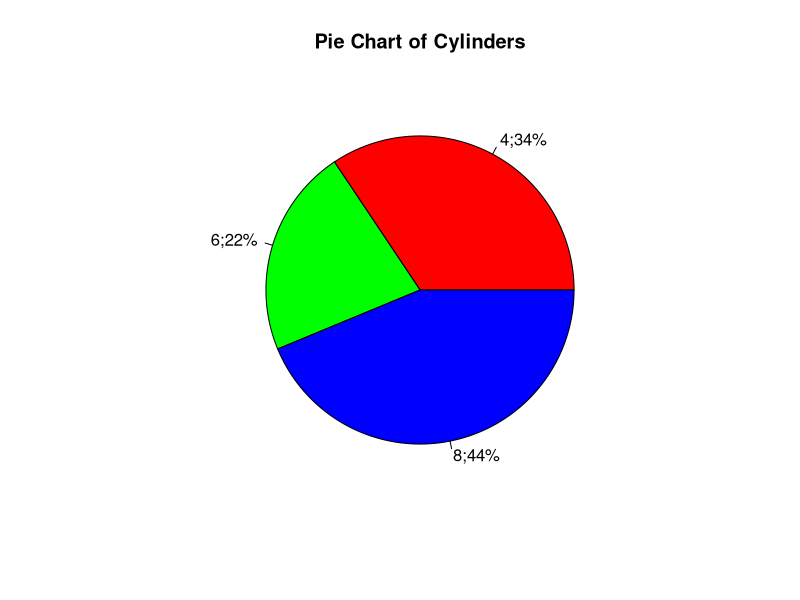
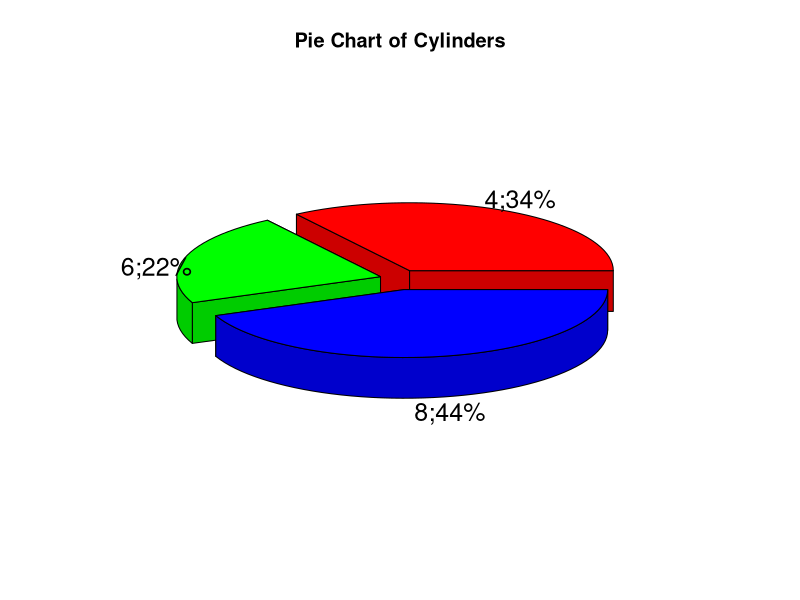
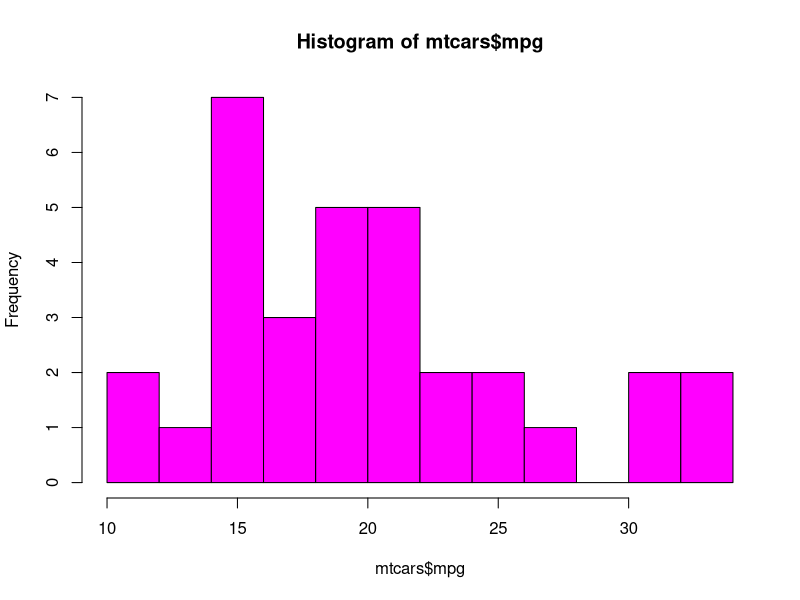
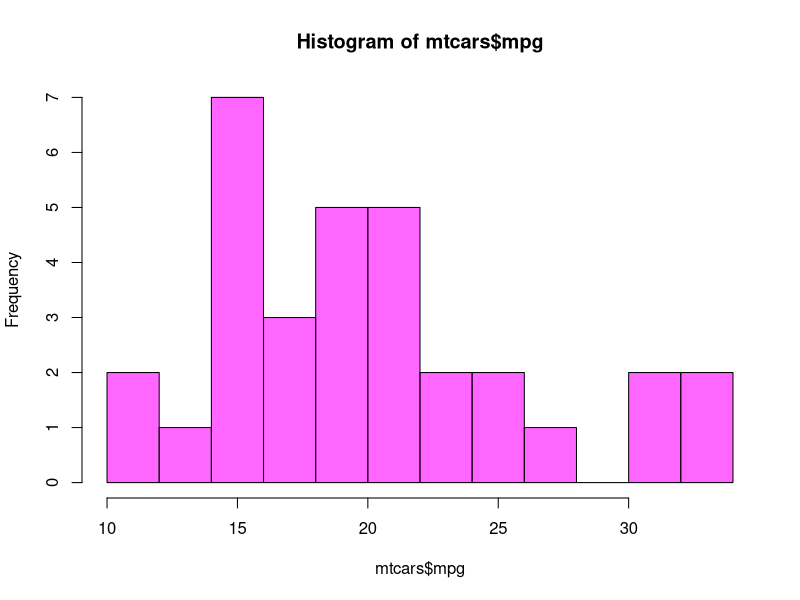
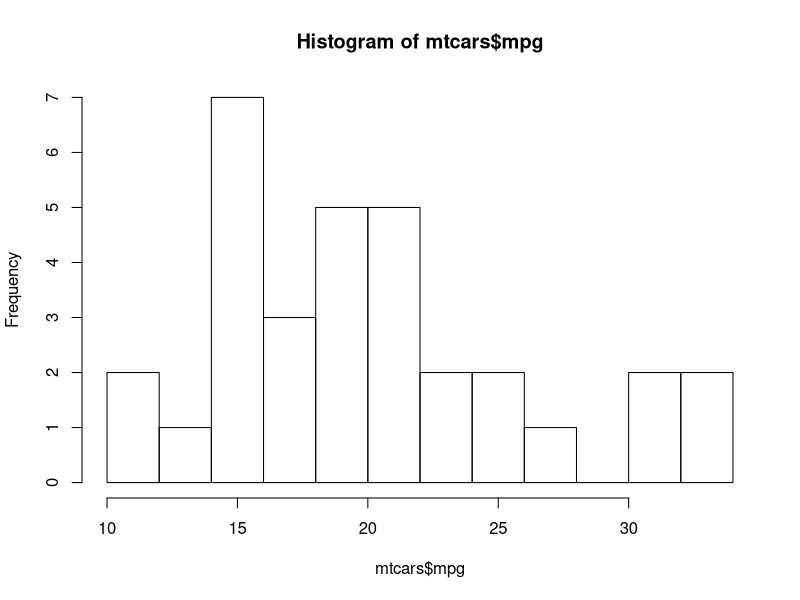
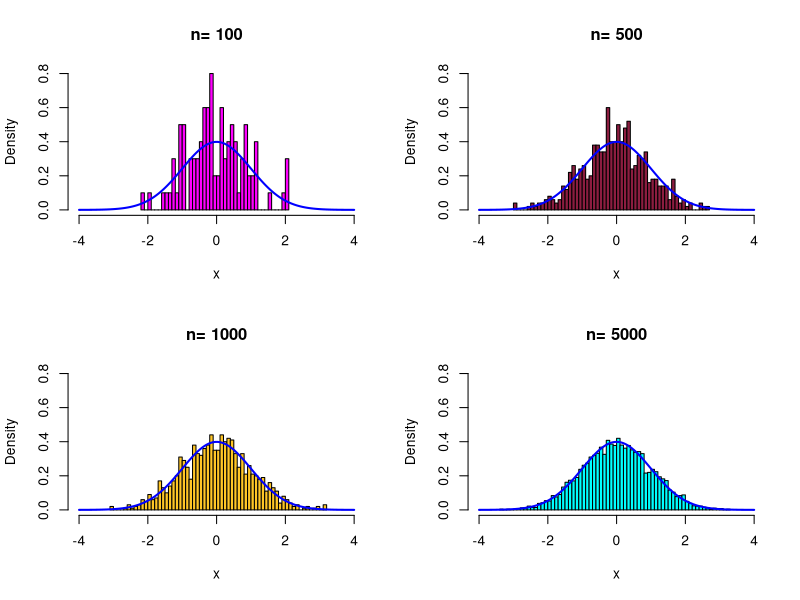

Reproduce these figures in R, in order.
#Pie charts
counts = as.vector(table(mtcars$cyl))
label = c("4", "6", "8")
pct = round((counts/sum(counts))*100) #get relative percentage
label = paste(label, pct, sep=";")
label = paste(label, "%", sep="")
pie(counts, labels=label, col=rainbow(length(label)), main="Pie Chart of Cylinders")

library(plotrix)
counts = as.vector(table(mtcars$cyl))
lbls = c("4", "6", "8")
pct = round((counts/sum(counts))*100)
lbls = paste(lbls, pct, sep=";")
lbls = paste(lbls, "%", sep="")
pie3D(counts, labels=lbls, col=rainbow(length(lbls)),explode=0.1,main="Pie Chart of Cylinders")

#Colors
?colors

hist(mtcars$mpg, breaks=12, col=rgb(1,0,1))
hist(mtcars$mpg, breaks=12, col=rgb(1,0,1,alpha=0.6))
hist(mtcars$mpg, breaks=12, col=rgb(1,0,1,alpha=0.5,maxColorValue=255))

#Defining a vector of magenta, maroon, gold, and cyan
mycolors = c("#FF00FF", "#8C1D40", "#FFC627", "#00FFFF")
png("four-hists-with-colors.png", width=1000,height=500)
par(mfrow=c(2,2))
t = (-400:400)/100
set.seed(12)
iter= 0
for (n in c(100, 500, 1000, 5000))
{
  iter = iter+1
  x = rnorm(n = n, mean = 0, sd=1)
  hist(x, breaks=50, freq=F,main=paste("n=",n), col=mycolors[iter], 
       xlim=c(-4,4),ylim=c(0,0.8))
  lines(t,dnorm(t,0,1),lwd=2,col="blue")
}
dev.off()

#vector recycling
v1 = c(3,8,4,5,0,11)
v2 = c(4,11)
v1+v2 #recycles the values from the smaller vector to be used again in the arithmetic

#Matrix
M = matrix(c(3:14), nrow=4,byrow=T)
M
M = matrix(c(3:14), nrow=4)
M

rownames = c("r1", "r2", "r3", "r4")
colnames = c ("c1", "c2", "c3")
P = matrix(c(3:14), nrow=4, byrow=T, dimnames = list(rownames,colnames))
P

#Arrays
v1 = c(5,9,3)
v2 = c(10,11,12,13,14,15)
column.names = c("col1", "col2", "col3")
row.names = c("row1", "row2", "row3")
matrix.names = c("M1","M2")
result = array(c(v1,v2),dim=c(3,3,2),dimnames=list(row.names,column.names,matrix.names))
result

result[3,2,1]

#Apply family: apply, lapply, sapply, mapply, tapply
M = matrix(c(1:9),nrow=3,byrow=T)
M[2:2] = -1
M
apply(X=M,MARGIN=1,FUN=sum) #sum of row
apply(X=M,MARGIN=2,FUN=sum) #sum of col

#Quantiles
x = matrix(rnorm(30),5,6)
x

apply(x,1,quantile,probs=c(0.25,0.75)) #generates 25% and 75% quantile

set.seed(123)
a = array(sample(2*4*3,replace=T),dim=c(2,4,3))
a